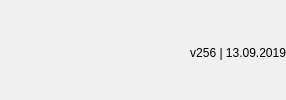
     <widget class="QFrame" name="fr_Footer">
      <property name="frameShape">
       <enum>QFrame::NoFrame</enum>
      </property>
      <property name="frameShadow">
       <enum>QFrame::Raised</enum>
      </property>
      <layout class="QGridLayout" name="gridLayout_23">
       <property name="leftMargin">
        <number>0</number>
       </property>
       <property name="topMargin">
        <number>6</number>
       </property>
       <property name="rightMargin">
        <number>0</number>
       </property>
       <property name="bottomMargin">
        <number>0</number>
       </property>
       <item row="0" column="0">
        <widget class="QPushButton" name="Btn_2HOL_Website">
         <property name="maximumSize">
          <size>
           <width>24</width>
           <height>24</height>
          </size>
         </property>
         <property name="statusTip">
          <string>https://twohoursonelife.com</string>
         </property>
         <property name="text">
          <string/>
         </property>
         <property name="icon">
          <iconset resource="resources.qrc">
           <normaloff>:/Images/2HOL_Logo_24px</normaloff>:/Images/2HOL_Logo_24px</iconset>
         </property>
         <property name="iconSize">
          <size>
           <width>24</width>
           <height>24</height>
          </size>
         </property>
         <property name="default">
          <bool>false</bool>
         </property>
         <property name="flat">
          <bool>true</bool>
         </property>
        </widget>
       </item>
       <item row="0" column="2">
        <widget class="QPushButton" name="Btn_2HOL_OneTech">
         <property name="maximumSize">
          <size>
           <width>24</width>
           <height>24</height>
          </size>
         </property>
         <property name="statusTip">
          <string>https://onetech.twohoursonelife.com</string>
         </property>
         <property name="text">
          <string/>
         </property>
         <property name="icon">
          <iconset resource="resources.qrc">
           <normaloff>:/Images/OneTech_Logo_24px</normaloff>:/Images/OneTech_Logo_24px</iconset>
         </property>
         <property name="iconSize">
          <size>
           <width>24</width>
           <height>24</height>
          </size>
         </property>
         <property name="default">
          <bool>false</bool>
         </property>
         <property name="flat">
          <bool>true</bool>
         </property>
        </widget>
       </item>
       <item row="0" column="5">
        <spacer name="hSp_Footer">
         <property name="orientation">
          <enum>Qt::Horizontal</enum>
         </property>
         <property name="sizeHint" stdset="0">
          <size>
           <width>40</width>
           <height>20</height>
          </size>
         </property>
        </spacer>
       </item>
       <item row="0" column="6">
        <widget class="QLabel" name="lbl_Version">
         <property name="statusTip">
          <string>Game Version | Publish Date</string>
         </property>
         <property name="text">
          <string>v256 | 13.09.2019</string>
         </property>
         <property name="alignment">
          <set>Qt::AlignRight|Qt::AlignTrailing|Qt::AlignVCenter</set>
         </property>
        </widget>
       </item>
       <item row="0" column="1">
        <widget class="QPushButton" name="Btn_2HOL_Discord">
         <property name="maximumSize">
          <size>
           <width>24</width>
           <height>24</height>
          </size>
         </property>
         <property name="statusTip">
          <string>https://discordapp.com/invite/GNg3JUX</string>
         </property>
         <property name="text">
          <string/>
         </property>
         <property name="icon">
          <iconset resource="resources.qrc">
           <normaloff>:/Images/Discord_Logo_24px</normaloff>:/Images/Discord_Logo_24px</iconset>
         </property>
         <property name="iconSize">
          <size>
           <width>24</width>
           <height>24</height>
          </size>
         </property>
         <property name="default">
          <bool>false</bool>
         </property>
         <property name="flat">
          <bool>true</bool>
         </property>
        </widget>
       </item>
       <item row="0" column="3">
        <widget class="QPushButton" name="Btn_2HOL_Wiki">
         <property name="maximumSize">
          <size>
           <width>24</width>
           <height>24</height>
          </size>
         </property>
         <property name="statusTip">
          <string>https://twohoursonelife.gamepedia.com/Two_Hours,_One_Life_Wiki</string>
         </property>
         <property name="text">
          <string/>
         </property>
         <property name="icon">
          <iconset resource="resources.qrc">
           <normaloff>:/Images/Gamepedia_Logo_24px</normaloff>:/Images/Gamepedia_Logo_24px</iconset>
         </property>
         <property name="iconSize">
          <size>
           <width>24</width>
           <height>24</height>
          </size>
         </property>
         <property name="default">
          <bool>false</bool>
         </property>
         <property name="flat">
          <bool>true</bool>
         </property>
        </widget>
       </item>
       <item row="0" column="4">
        <widget class="QPushButton" name="Btn_2HOL_Patron">
         <property name="maximumSize">
          <size>
           <width>24</width>
           <height>24</height>
          </size>
         </property>
         <property name="statusTip">
          <string>https://www.patreon.com/twohoursonelife</string>
         </property>
         <property name="text">
          <string/>
         </property>
         <property name="icon">
          <iconset resource="resources.qrc">
           <normaloff>:/Images/Patreon_Logo_24px</normaloff>:/Images/Patreon_Logo_24px</iconset>
         </property>
         <property name="iconSize">
          <size>
           <width>24</width>
           <height>24</height>
          </size>
         </property>
         <property name="default">
          <bool>false</bool>
         </property>
         <property name="flat">
          <bool>true</bool>
         </property>
        </widget>
       </item>
      </layout>
     </widget>
